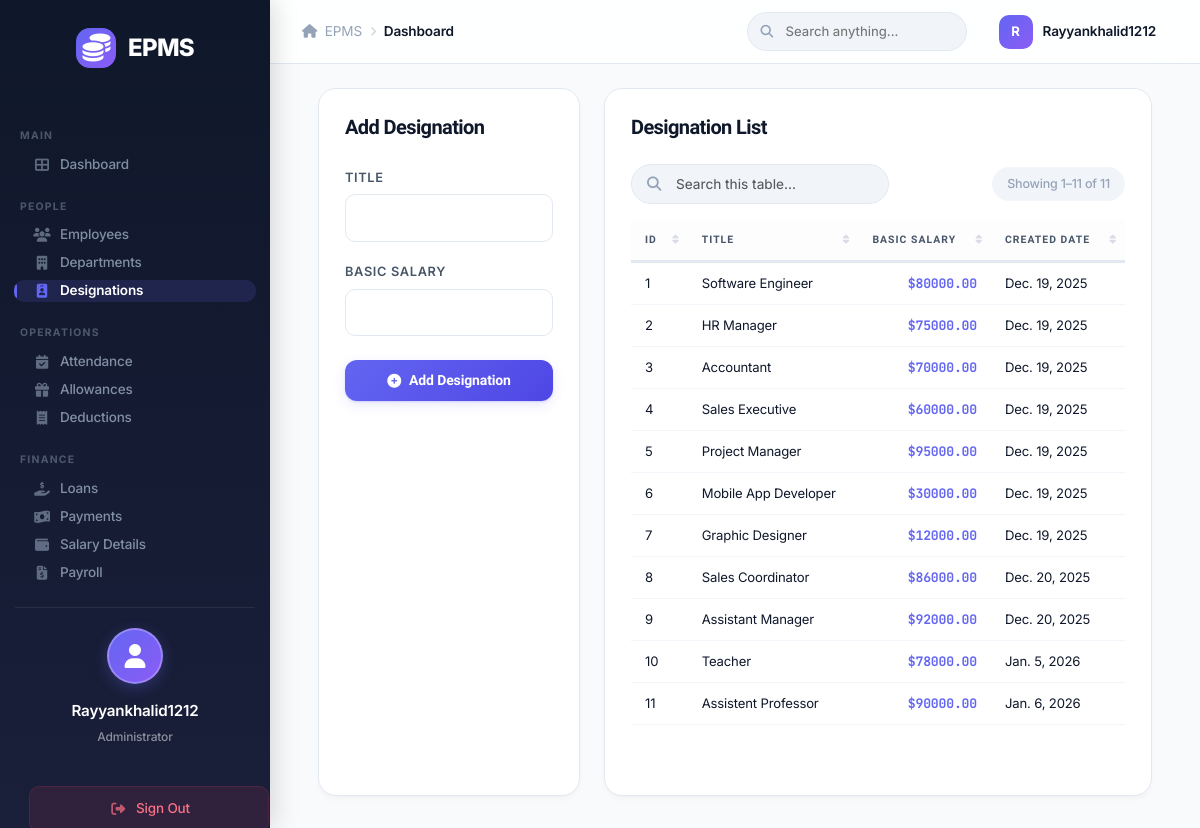
Screenshot of /designations/ (signed in) with the database file from the repository.
### core/models.py (models this page shows, shortened)
class User(AbstractUser):
    user_id = models.AutoField(primary_key=True)

class Designation(models.Model):
    designation_id = models.AutoField(primary_key=True)
    title = models.CharField(max_length=100)
    basic_salary = models.DecimalField(max_digits=10, decimal_places=2)
    created_date = models.DateField(default=timezone.now)

### core/views.py (the view)
# urls.py: path('designations/', views.designation_list, name='designation_list'),
@login_required
def designation_list(request):
    designations = Designation.objects.all()
    if request.method == 'POST':
        form = DesignationForm(request.POST)
        if form.is_valid():
            form.save()
            messages.success(request, 'Designation added.')
            return redirect('designation_list')
    else:
        form = DesignationForm()
    return render(request, 'core/designation_list.html', {'designations': designations, 'form': form})

### core/forms.py
class DesignationForm(forms.ModelForm):
    class Meta:
        model = Designation
        fields = ['title', 'basic_salary']
        widgets = {
            'title': forms.TextInput(attrs={'class': 'form-control'}),
            'basic_salary': forms.NumberInput(attrs={'class': 'form-control'}),
        }
    def __init__(self, *args, **kwargs):
        super(DesignationForm, self).__init__(*args, **kwargs)

### templates/core/designation_list.html (shortened to what this page needs)
{% extends 'core/base.html' %}
{% block content %}
<div class="row g-4">
    <div class="col-md-4">
        <div class="card-box h-100">
            <h5 class="mb-4">Add Designation</h5>
            <form method="post">
                <div class="mb-3">
                    <label class="form-label">Title</label>
                    {{ form.title }}
                </div>
                <div class="mb-3">
                    <label class="form-label">Basic Salary</label>
                    {{ form.basic_salary }}
                </div>
                <button type="submit" class="btn btn-primary w-100 mt-2">
                    <i class="fas fa-plus-circle"></i> Add Designation
                </button>
            </form>
        </div>
    </div>
    <div class="col-md-8">
        <div class="card-box h-100">
            <div class="d-flex justify-content-between align-items-center mb-4">
                <h5 class="mb-0">Designation List</h5>
            </div>
            <div class="table-responsive">
                <table class="table table-hover epms-datatable">
                <thead>
                    <tr>
                        <th>ID</th>
                        <th>Title</th>
                        <th>Basic Salary</th>
                        <th>Created Date</th>
                    </tr>
                </thead>
                <tbody>
                    {% for desig in designations %}
                    <tr>
                        <td>{{ desig.designation_id }}</td>
                        <td>{{ desig.title }}</td>
                        <td>${{ desig.basic_salary }}</td>
                        <td>{{ desig.created_date }}</td>
                    </tr>
                    {% empty %}
                    <tr>
                        <td colspan="4">No designations yet.</td>
                    </tr>
                    {% endfor %}
                </tbody>
            </table>
        </div>
    </div>
    </div>
</div>
{% endblock %}

### templates/core/base.html (shortened to what this page needs)
{% load static %}
<!DOCTYPE html>
<html lang="en">
<head>
    <link href="https://cdn.jsdelivr.net/npm/bootstrap@5.3.0/dist/css/bootstrap.min.css" rel="stylesheet">
    <link href="https://cdnjs.cloudflare.com/ajax/libs/font-awesome/6.4.0/css/all.min.css" rel="stylesheet">
    <link rel="stylesheet" href="{% static 'css/style.css' %}?v=8">
</head>
<body>
    {% if user.is_authenticated %}
    <div class="sidebar">
        <div class="brand">
            <div class="brand-icon"><i class="fas fa-coins"></i></div>
            <span>EPMS</span>
        </div>
        {% if user.is_staff %}
        <div class="sidebar-section-label">Main</div>
        <a href="{% url 'dashboard' %}"
            class="{% if request.resolver_match.url_name == 'dashboard' %}active{% endif %}">
            <i class="fas fa-th-large me-2"></i> Dashboard
        </a>
        <div class="sidebar-section-label">People</div>
        <a href="{% url 'employee_list' %}"
            class="">
            <i class="fas fa-users me-2"></i> Employees
        </a>
        <a href="{% url 'department_list' %}"
            class="{% if 'department' in request.resolver_match.url_name %}active{% endif %}">
            <i class="fas fa-building me-2"></i> Departments
        </a>
        <a href="{% url 'designation_list' %}"
            class="{% if request.resolver_match.url_name == 'designation_list' %}active{% endif %}">
            <i class="fas fa-id-badge me-2"></i> Designations
        </a>
        <div class="sidebar-section-label">Operations</div>
        <a href="{% url 'attendance_list' %}"
            class="{% if request.resolver_match.url_name == 'attendance_list' %}active{% endif %}">
            <i class="fas fa-calendar-check me-2"></i> Attendance
        </a>
        <a href="{% url 'allowance_list' %}"
            class="{% if request.resolver_match.url_name == 'allowance_list' %}active{% endif %}">
            <i class="fas fa-gift me-2"></i> Allowances
        </a>
        <a href="{% url 'deduction_list' %}"
            class="{% if request.resolver_match.url_name == 'deduction_list' %}active{% endif %}">
            <i class="fas fa-receipt me-2"></i> Deductions
        </a>
        <div class="sidebar-section-label">Finance</div>
        <a href="{% url 'loan_list' %}"
            class="{% if 'loan_list' == request.resolver_match.url_name %}active{% endif %}">
            <i class="fas fa-hand-holding-usd me-2"></i> Loans
        </a>
        <a href="{% url 'loan_payment_list' %}"
            class="{% if request.resolver_match.url_name == 'loan_payment_list' %}active{% endif %}">
            <i class="fas fa-money-bill-wave me-2"></i> Payments
        </a>
        <a href="{% url 'salary_list' %}"
            class="{% if request.resolver_match.url_name == 'salary_list' %}active{% endif %}">
            <i class="fas fa-wallet me-2"></i> Salary Details
        </a>
        <a href="{% url 'payroll_list' %}"
            class="{% if request.resolver_match.url_name == 'payroll_list' or request.resolver_match.url_name == 'payroll_generate' or request.resolver_match.url_name == 'payroll_edit' %}active{% endif %}">
            <i class="fas fa-file-invoice-dollar me-2"></i> Payroll
        </a>
        {% endif %}
        <div class="sidebar-footer">
            <div class="user-profile-card">
                <div class="user-avatar">
                    <i class="fas fa-user"></i>
                </div>
                <div class="user-info">
                    <span class="user-name">{{ user.username|title }}</span>
                    <span class="user-role">{% if user.is_staff %}Administrator{% else %}Employee{% endif %}</span>
                </div>
            </div>
            <a href="{% url 'logout' %}" class="btn-sidebar-logout">
                <i class="fas fa-sign-out-alt me-2"></i> Sign Out
            </a>
        </div>
    </div>
    <div class="top-navbar">
        <div class="topbar-left">
            <div class="breadcrumb-nav">
                <span class="breadcrumb-item"><i class="fas fa-home me-1"></i> EPMS</span>
                <i class="fas fa-chevron-right breadcrumb-sep"></i>
                <span class="breadcrumb-item active">{% block breadcrumb %}Dashboard{% endblock %}</span>
            </div>
        </div>
        <div class="topbar-right">
            <div class="topbar-search">
                <input type="text" placeholder="Search anything..." id="globalSearch">
            </div>
            <div class="topbar-user">
                <div class="topbar-user-avatar">{{ user.username|first|upper }}</div>
                <span class="topbar-user-name">{{ user.username|title }}</span>
            </div>
        </div>
    </div>
    <div class="main-content">
        <div class="container-fluid page-content">
            {% block content %}{% endblock %}
        </div>
    </div>
    {% else %}
    <div class="login-page">
        {% block login_content %}{% endblock %}
    </div>
    {% endif %}
</body>
</html>

### rows the page displays
User: username "Rayyankhalid1212", username|first "R"
Designation: designation_id "1", title "Software Engineer", basic_salary "80000.00", created_date "Dec. 19, 2025"
Designation: designation_id "2", title "HR Manager", basic_salary "75000.00", created_date "Dec. 19, 2025"
Designation: designation_id "3", title "Accountant", basic_salary "70000.00", created_date "Dec. 19, 2025"
Designation: designation_id "4", title "Sales Executive", basic_salary "60000.00", created_date "Dec. 19, 2025"
Designation: designation_id "5", title "Project Manager", basic_salary "95000.00", created_date "Dec. 19, 2025"
Designation: designation_id "6", title "Mobile App Developer", basic_salary "30000.00", created_date "Dec. 19, 2025"
Designation: designation_id "7", title "Graphic Designer", basic_salary "12000.00", created_date "Dec. 19, 2025"
Designation: designation_id "8", title "Sales Coordinator", basic_salary "86000.00", created_date "Dec. 20, 2025"
Designation: designation_id "9", title "Assistant Manager", basic_salary "92000.00", created_date "Dec. 20, 2025"
Designation: designation_id "10", title "Teacher", basic_salary "78000.00", created_date "Jan. 5, 2026"
Designation: designation_id "11", title "Assistent Professor", basic_salary "90000.00", created_date "Jan. 6, 2026"
